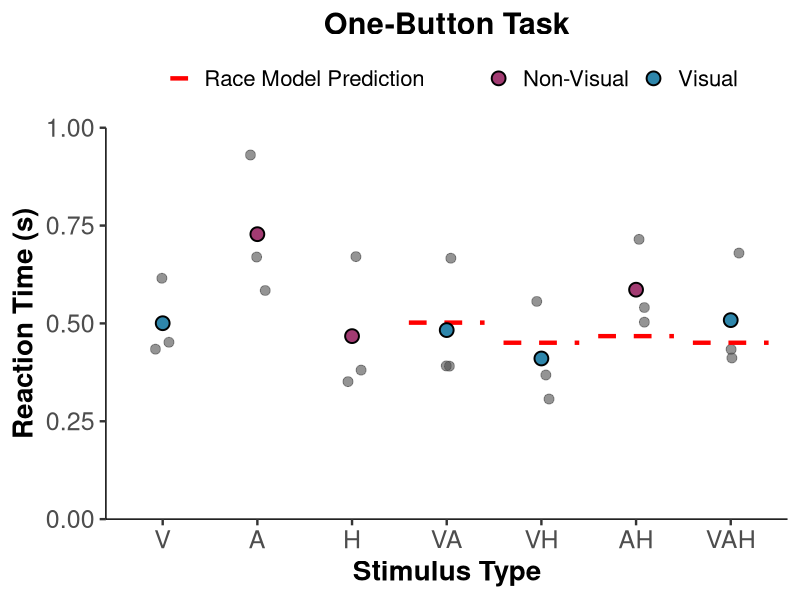
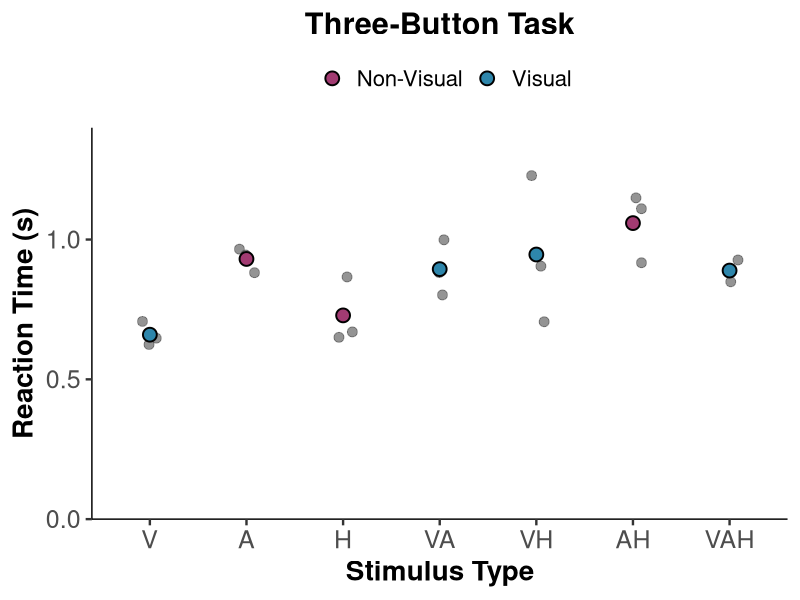
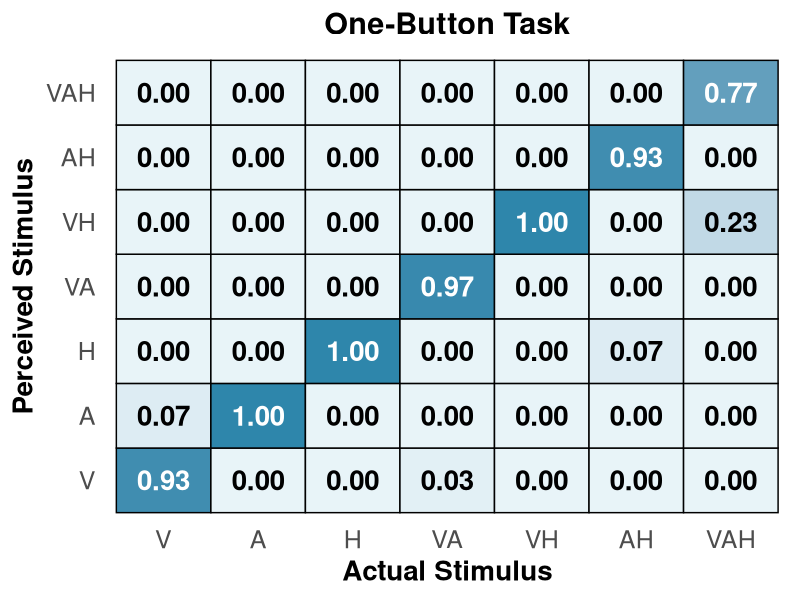
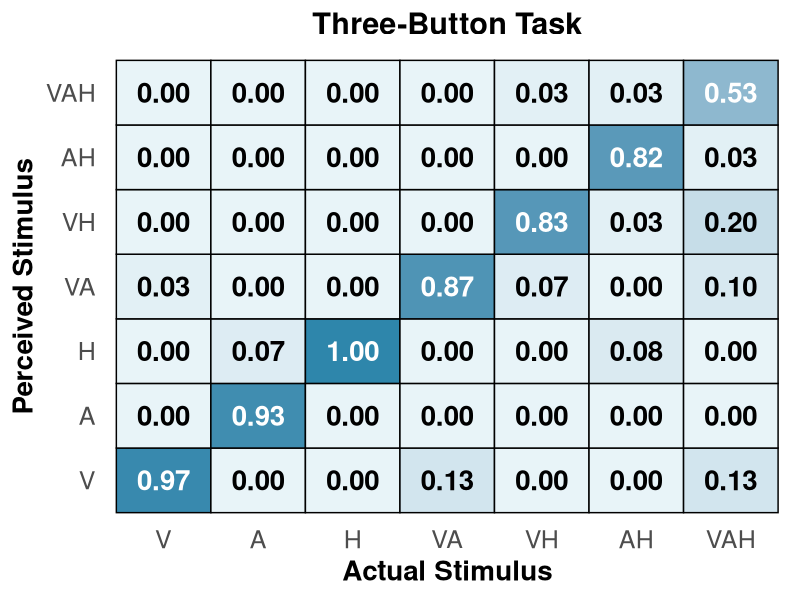

Reproduce these figures in R, in order.
# ============================================================================
# Create Figures with Statistical Tests - SUBJECT-LEVEL ANALYSIS
# Major Changes:
# - ALL means and SEMs calculated from SUBJECT-LEVEL averages (n=3)
# - ALL t-tests use subject-level data
# - Figures 1 & 2: Show individual subject dots + mean dots with error bars
# ============================================================================

# Load libraries
library(dplyr)
library(readr)
library(ggplot2)

# ============================================================================
# STEP 1: Load and Prepare Data
# ============================================================================

# Set your working directory
setwd("/Users/dylanpham/Documents/GitHub/Reaction-Time-App-Mohala-Lab-")

# Load one-button data
one_button_1 <- read_csv("one_button_reaction_data_1.csv") %>% mutate(Subject = "S1")
one_button_2 <- read_csv("one_button_reaction_data_2.csv") %>% mutate(Subject = "S2")
one_button_3 <- read_csv("one_button_reaction_data_3.csv") %>% mutate(Subject = "S3")

# Load three-button data
three_button_1 <- read_csv("three_button_reaction_data_1.csv") %>% mutate(Subject = "S1")
three_button_2 <- read_csv("three_button_reaction_data_2.csv") %>% mutate(Subject = "S2")
three_button_3 <- read_csv("three_button_reaction_data_3.csv") %>% mutate(Subject = "S3")

# Combine datasets
one_button <- bind_rows(one_button_1, one_button_2, one_button_3)
three_button <- bind_rows(three_button_1, three_button_2, three_button_3)

# Filter for correct responses only (for statistical tests)
one_correct <- one_button[one_button$FeltCorrectly == "YES", ]
three_correct <- three_button[three_button$FeltCorrectly == "YES", ]

cat("One-button total trials:", nrow(one_button), "\n")
cat("One-button correct trials:", nrow(one_correct), "\n")
cat("Three-button total trials:", nrow(three_button), "\n")
cat("Three-button correct trials:", nrow(three_correct), "\n")

# ============================================================================
# STEP 2: Calculate SUBJECT-LEVEL means (one value per subject per condition)
# ============================================================================

cat("\n", rep("=", 70), "\n", sep = "")
cat("CALCULATING SUBJECT-LEVEL MEANS\n")
cat(rep("=", 70), "\n\n", sep = "")

# ONE-BUTTON TASK: Subject-level means for ALL data
one_subject_means_all <- one_button %>%
  group_by(Subject, Stimulus) %>%
  summarise(
    mean_RT = mean(ReactionTime_seconds, na.rm = TRUE),
    .groups = 'drop'
  )

cat("ONE-BUTTON (ALL trials) - Subject-level means:\n")
print(one_subject_means_all)

# ONE-BUTTON TASK: Subject-level means for CORRECT data only
one_subject_means_correct <- one_correct %>%
  group_by(Subject, Stimulus) %>%
  summarise(
    mean_RT = mean(ReactionTime_seconds, na.rm = TRUE),
    .groups = 'drop'
  )

cat("\nONE-BUTTON (CORRECT only) - Subject-level means:\n")
print(one_subject_means_correct)

# THREE-BUTTON TASK: Subject-level means for ALL data
three_subject_means_all <- three_button %>%
  group_by(Subject, Stimulus) %>%
  summarise(
    mean_RT = mean(RT1_seconds, na.rm = TRUE),
    .groups = 'drop'
  )

cat("\nTHREE-BUTTON (ALL trials) - Subject-level means:\n")
print(three_subject_means_all)

# THREE-BUTTON TASK: Subject-level means for CORRECT data only
three_subject_means_correct <- three_correct %>%
  group_by(Subject, Stimulus) %>%
  summarise(
    mean_RT = mean(RT1_seconds, na.rm = TRUE),
    .groups = 'drop'
  )

cat("\nTHREE-BUTTON (CORRECT only) - Subject-level means:\n")
print(three_subject_means_correct)

# ============================================================================
# STEP 3: Calculate GRAND means and SEMs across subjects (n=3)
# ============================================================================

# Grand means for one-button (ALL data) - for figures
one_grand_summary_all <- one_subject_means_all %>%
  group_by(Stimulus) %>%
  summarise(
    n_subjects = n(),
    mean_RT = mean(mean_RT, na.rm = TRUE),
    sd_RT = sd(mean_RT, na.rm = TRUE),
    sem_RT = sd(mean_RT, na.rm = TRUE) / sqrt(n()),
    .groups = 'drop'
  )

# Grand means for one-button (CORRECT data) - for statistics
one_grand_summary_correct <- one_subject_means_correct %>%
  group_by(Stimulus) %>%
  summarise(
    n_subjects = n(),
    mean_RT = mean(mean_RT, na.rm = TRUE),
    sd_RT = sd(mean_RT, na.rm = TRUE),
    sem_RT = sd(mean_RT, na.rm = TRUE) / sqrt(n()),
    .groups = 'drop'
  )

# Grand means for three-button (ALL data) - for figures
three_grand_summary_all <- three_subject_means_all %>%
  group_by(Stimulus) %>%
  summarise(
    n_subjects = n(),
    mean_RT = mean(mean_RT, na.rm = TRUE),
    sd_RT = sd(mean_RT, na.rm = TRUE),
    sem_RT = sd(mean_RT, na.rm = TRUE) / sqrt(n()),
    .groups = 'drop'
  )

# Grand means for three-button (CORRECT data) - for statistics
three_grand_summary_correct <- three_subject_means_correct %>%
  group_by(Stimulus) %>%
  summarise(
    n_subjects = n(),
    mean_RT = mean(mean_RT, na.rm = TRUE),
    sd_RT = sd(mean_RT, na.rm = TRUE),
    sem_RT = sd(mean_RT, na.rm = TRUE) / sqrt(n()),
    .groups = 'drop'
  )

cat("\n", rep("=", 70), "\n", sep = "")
cat("GRAND SUMMARY STATISTICS (calculated from subject means, n=3)\n")
cat(rep("=", 70), "\n\n", sep = "")

cat("ONE-BUTTON (ALL trials):\n")
print(one_grand_summary_all)

cat("\nONE-BUTTON (CORRECT only):\n")
print(one_grand_summary_correct)

cat("\nTHREE-BUTTON (ALL trials):\n")
print(three_grand_summary_all)

cat("\nTHREE-BUTTON (CORRECT only):\n")
print(three_grand_summary_correct)

# ============================================================================
# STEP 4: Calculate Race Model Predictions using SUBJECT-LEVEL means
# ============================================================================

cat("\n", rep("=", 70), "\n", sep = "")
cat("RACE MODEL ANALYSIS - ONE-BUTTON TASK (SUBJECT-LEVEL)\n")
cat(rep("=", 70), "\n\n", sep = "")

# Get unimodal subject-level means
V_subjects <- one_subject_means_correct %>% filter(Stimulus == "V") %>% pull(mean_RT)
A_subjects <- one_subject_means_correct %>% filter(Stimulus == "A") %>% pull(mean_RT)
H_subjects <- one_subject_means_correct %>% filter(Stimulus == "H") %>% pull(mean_RT)

# Calculate race model predictions for each subject
race_predictions_by_subject <- data.frame(
  Subject = c("S1", "S2", "S3"),
  V_mean = V_subjects,
  A_mean = A_subjects,
  H_mean = H_subjects,
  VA_race = pmin(V_subjects, A_subjects),
  VH_race = pmin(V_subjects, H_subjects),
  AH_race = pmin(A_subjects, H_subjects),
  VAH_race = pmin(V_subjects, A_subjects, H_subjects)
)

cat("Subject-level race model predictions:\n")
print(race_predictions_by_subject)

# Grand mean race predictions (average across subjects)
race_predictions <- data.frame(
  Stimulus = c("VA", "VH", "AH", "VAH"),
  RaceModel = c(
    mean(race_predictions_by_subject$VA_race),
    mean(race_predictions_by_subject$VH_race),
    mean(race_predictions_by_subject$AH_race),
    mean(race_predictions_by_subject$VAH_race)
  )
)

cat("\nGrand mean race model predictions:\n")
print(race_predictions)

# ============================================================================
# STEP 5: Statistical Tests using SUBJECT-LEVEL data (n=3)
# ============================================================================

cat("\n", rep("-", 70), "\n", sep = "")
cat("T-TESTS FOR RACE MODEL VIOLATIONS (One-Button Task, n=3 subjects)\n")
cat(rep("-", 70), "\n\n", sep = "")

# Function to perform t-test using subject-level data
test_race_model_subjects <- function(subject_means, stimulus_name, race_pred_vector) {
  # Get subject-level observed means for this condition
  obs_data <- subject_means %>% 
    filter(Stimulus == stimulus_name) %>% 
    pull(mean_RT)
  
  if (length(obs_data) < 2) {
    return(list(
      stimulus = stimulus_name,
      n = length(obs_data),
      observed_mean = mean(obs_data),
      race_pred = mean(race_pred_vector),
      violation = NA,
      t_stat = NA,
      df = NA,
      p_value = NA,
      cohens_d = NA
    ))
  }
  
  # Perform one-sample t-test against mean race prediction
  race_mean <- mean(race_pred_vector)
  test_result <- t.test(obs_data, mu = race_mean)
  
  # Calculate Cohen's d
  cohens_d <- (mean(obs_data) - race_mean) / sd(obs_data)
  
  # Calculate violation (positive = facilitation, negative = interference)
  violation <- race_mean - mean(obs_data)
  
  return(list(
    stimulus = stimulus_name,
    n = length(obs_data),
    observed_mean = mean(obs_data),
    race_pred = race_mean,
    violation = violation,
    t_stat = test_result$statistic,
    df = test_result$parameter,
    p_value = test_result$p.value,
    cohens_d = cohens_d
  ))
}

# Test each multimodal condition
results_one_button <- list()

results_one_button$VA <- test_race_model_subjects(
  one_subject_means_correct, "VA", race_predictions_by_subject$VA_race)
results_one_button$VH <- test_race_model_subjects(
  one_subject_means_correct, "VH", race_predictions_by_subject$VH_race)
results_one_button$AH <- test_race_model_subjects(
  one_subject_means_correct, "AH", race_predictions_by_subject$AH_race)
results_one_button$VAH <- test_race_model_subjects(
  one_subject_means_correct, "VAH", race_predictions_by_subject$VAH_race)

# Print results
for (result in results_one_button) {
  cat(sprintf("\n%s Condition:\n", result$stimulus))
  cat(sprintf("  Observed RT:     %.3f s (n=%d subjects)\n", result$observed_mean, result$n))
  cat(sprintf("  Race Prediction: %.3f s\n", result$race_pred))
  cat(sprintf("  Violation:       %+.0f ms ", result$violation * 1000))
  if (!is.na(result$violation)) {
    if (result$violation > 0) {
      cat("(FACILITATION)\n")
    } else {
      cat("(INTERFERENCE)\n")
    }
  } else {
    cat("\n")
  }
  
  if (!is.na(result$p_value)) {
    cat(sprintf("  t(%d) = %.2f, p = %.4f", result$df, result$t_stat, result$p_value))
    if (result$p_value < 0.001) {
      cat(" ***")
    } else if (result$p_value < 0.01) {
      cat(" **")
    } else if (result$p_value < 0.05) {
      cat(" *")
    }
    cat("\n")
    cat(sprintf("  Cohen's d = %.2f\n", result$cohens_d))
  }
}

# ============================================================================
# COLAVITA EFFECT ANALYSIS - ONE-BUTTON TASK (SUBJECT-LEVEL)
# ============================================================================

cat("\n", rep("-", 70), "\n", sep = "")
cat("COLAVITA VISUAL DOMINANCE EFFECT (One-Button Task, n=3 subjects)\n")
cat(rep("-", 70), "\n\n", sep = "")

# Calculate subject-level means for visual multimodal (VA, VH, VAH)
vis_multi_subject <- one_subject_means_correct %>%
  filter(Stimulus %in% c("VA", "VH", "VAH")) %>%
  group_by(Subject) %>%
  summarise(mean_RT = mean(mean_RT), .groups = 'drop') %>%
  pull(mean_RT)

# Calculate subject-level means for non-visual multimodal (AH)
nonvis_multi_subject <- one_subject_means_correct %>%
  filter(Stimulus == "AH") %>%
  pull(mean_RT)

cat(sprintf("Visual Multimodal (VA, VH, VAH):\n"))
cat(sprintf("  Mean RT: %.3f s (n=%d subjects)\n", mean(vis_multi_subject), length(vis_multi_subject)))
cat(sprintf("  SD:      %.3f s\n", sd(vis_multi_subject)))

cat(sprintf("\nNon-Visual Multimodal (AH):\n"))
cat(sprintf("  Mean RT: %.3f s (n=%d subjects)\n", mean(nonvis_multi_subject), length(nonvis_multi_subject)))
cat(sprintf("  SD:      %.3f s\n", sd(nonvis_multi_subject)))

# Independent samples t-test
colavita_test <- t.test(vis_multi_subject, nonvis_multi_subject)

# Cohen's d for independent samples
pooled_sd <- sqrt(((length(vis_multi_subject)-1)*var(vis_multi_subject) + 
                     (length(nonvis_multi_subject)-1)*var(nonvis_multi_subject)) / 
                    (length(vis_multi_subject)+length(nonvis_multi_subject)-2))
colavita_d <- (mean(vis_multi_subject) - mean(nonvis_multi_subject)) / pooled_sd

difference_ms <- (mean(nonvis_multi_subject) - mean(vis_multi_subject)) * 1000
percent_diff <- ((mean(nonvis_multi_subject) - mean(vis_multi_subject)) / mean(vis_multi_subject)) * 100

cat(sprintf("\nColavita Effect:\n"))
cat(sprintf("  Difference:  %.0f ms (%.1f%% faster)\n", difference_ms, percent_diff))
cat(sprintf("  t(%.1f) = %.2f, p = %.4f", colavita_test$parameter, 
            colavita_test$statistic, colavita_test$p.value))
if (colavita_test$p.value < 0.001) {
  cat(" ***")
} else if (colavita_test$p.value < 0.01) {
  cat(" **")
} else if (colavita_test$p.value < 0.05) {
  cat(" *")
}
cat("\n")
cat(sprintf("  Cohen's d = %.2f\n", colavita_d))

# ============================================================================
# THREE-BUTTON TASK STATISTICS (SUBJECT-LEVEL)
# ============================================================================

cat("\n", rep("=", 70), "\n", sep = "")
cat("RACE MODEL ANALYSIS - THREE-BUTTON TASK (SUBJECT-LEVEL)\n")
cat(rep("=", 70), "\n\n", sep = "")

# Get unimodal subject-level means
V_subjects_3 <- three_subject_means_correct %>% filter(Stimulus == "V") %>% pull(mean_RT)
A_subjects_3 <- three_subject_means_correct %>% filter(Stimulus == "A") %>% pull(mean_RT)
H_subjects_3 <- three_subject_means_correct %>% filter(Stimulus == "H") %>% pull(mean_RT)

# Calculate race model predictions for each subject
race_predictions_by_subject_3 <- data.frame(
  Subject = c("S1", "S2", "S3"),
  V_mean = V_subjects_3,
  A_mean = A_subjects_3,
  H_mean = H_subjects_3,
  VA_race = pmin(V_subjects_3, A_subjects_3),
  VH_race = pmin(V_subjects_3, H_subjects_3),
  AH_race = pmin(A_subjects_3, H_subjects_3),
  VAH_race = pmin(V_subjects_3, A_subjects_3, H_subjects_3)
)

cat("Subject-level race model predictions:\n")
print(race_predictions_by_subject_3)

# Grand mean race predictions
race_predictions_3 <- data.frame(
  Stimulus = c("VA", "VH", "AH", "VAH"),
  RaceModel = c(
    mean(race_predictions_by_subject_3$VA_race),
    mean(race_predictions_by_subject_3$VH_race),
    mean(race_predictions_by_subject_3$AH_race),
    mean(race_predictions_by_subject_3$VAH_race)
  )
)

cat("\nGrand mean race model predictions:\n")
print(race_predictions_3)

cat("\n", rep("-", 70), "\n", sep = "")
cat("T-TESTS FOR RACE MODEL VIOLATIONS (Three-Button Task, n=3 subjects)\n")
cat(rep("-", 70), "\n\n", sep = "")

# Test three-button task
results_three_button <- list()

results_three_button$VA <- test_race_model_subjects(
  three_subject_means_correct, "VA", race_predictions_by_subject_3$VA_race)
results_three_button$VH <- test_race_model_subjects(
  three_subject_means_correct, "VH", race_predictions_by_subject_3$VH_race)
results_three_button$AH <- test_race_model_subjects(
  three_subject_means_correct, "AH", race_predictions_by_subject_3$AH_race)
results_three_button$VAH <- test_race_model_subjects(
  three_subject_means_correct, "VAH", race_predictions_by_subject_3$VAH_race)

for (result in results_three_button) {
  cat(sprintf("\n%s Condition:\n", result$stimulus))
  cat(sprintf("  Observed RT:     %.3f s (n=%d subjects)\n", result$observed_mean, result$n))
  cat(sprintf("  Race Prediction: %.3f s\n", result$race_pred))
  cat(sprintf("  Violation:       %+.0f ms ", result$violation * 1000))
  if (!is.na(result$violation)) {
    if (result$violation > 0) {
      cat("(FACILITATION)\n")
    } else {
      cat("(INTERFERENCE)\n")
    }
  } else {
    cat("\n")
  }
  
  if (!is.na(result$p_value)) {
    cat(sprintf("  t(%d) = %.2f, p = %.4f", result$df, result$t_stat, result$p_value))
    if (result$p_value < 0.001) {
      cat(" ***")
    } else if (result$p_value < 0.01) {
      cat(" **")
    } else if (result$p_value < 0.05) {
      cat(" *")
    }
    cat("\n")
    cat(sprintf("  Cohen's d = %.2f\n", result$cohens_d))
  }
}

# Colavita effect - three-button (SUBJECT-LEVEL)
cat("\n", rep("-", 70), "\n", sep = "")
cat("COLAVITA VISUAL DOMINANCE EFFECT (Three-Button Task, n=3 subjects)\n")
cat(rep("-", 70), "\n\n", sep = "")

# Calculate subject-level means for visual multimodal
vis_multi_subject_3 <- three_subject_means_correct %>%
  filter(Stimulus %in% c("VA", "VH", "VAH")) %>%
  group_by(Subject) %>%
  summarise(mean_RT = mean(mean_RT), .groups = 'drop') %>%
  pull(mean_RT)

# Calculate subject-level means for non-visual multimodal
nonvis_multi_subject_3 <- three_subject_means_correct %>%
  filter(Stimulus == "AH") %>%
  pull(mean_RT)

cat(sprintf("Visual Multimodal (VA, VH, VAH):\n"))
cat(sprintf("  Mean RT: %.3f s (n=%d subjects)\n", mean(vis_multi_subject_3), length(vis_multi_subject_3)))
cat(sprintf("  SD:      %.3f s\n", sd(vis_multi_subject_3)))

cat(sprintf("\nNon-Visual Multimodal (AH):\n"))
cat(sprintf("  Mean RT: %.3f s (n=%d subjects)\n", mean(nonvis_multi_subject_3), length(nonvis_multi_subject_3)))
cat(sprintf("  SD:      %.3f s\n", sd(nonvis_multi_subject_3)))

colavita_test_3 <- t.test(vis_multi_subject_3, nonvis_multi_subject_3)

pooled_sd_3 <- sqrt(((length(vis_multi_subject_3)-1)*var(vis_multi_subject_3) + 
                       (length(nonvis_multi_subject_3)-1)*var(nonvis_multi_subject_3)) / 
                      (length(vis_multi_subject_3)+length(nonvis_multi_subject_3)-2))
colavita_d_3 <- (mean(vis_multi_subject_3) - mean(nonvis_multi_subject_3)) / pooled_sd_3

difference_ms_3 <- (mean(nonvis_multi_subject_3) - mean(vis_multi_subject_3)) * 1000
percent_diff_3 <- ((mean(nonvis_multi_subject_3) - mean(vis_multi_subject_3)) / mean(vis_multi_subject_3)) * 100

cat(sprintf("\nColavita Effect:\n"))
cat(sprintf("  Difference:  %.0f ms (%.1f%% faster)\n", difference_ms_3, percent_diff_3))
cat(sprintf("  t(%.1f) = %.2f, p = %.4f", colavita_test_3$parameter, 
            colavita_test_3$statistic, colavita_test_3$p.value))
if (colavita_test_3$p.value < 0.001) {
  cat(" ***")
} else if (colavita_test_3$p.value < 0.01) {
  cat(" **")
} else if (colavita_test_3$p.value < 0.05) {
  cat(" *")
}
cat("\n")
cat(sprintf("  Cohen's d = %.2f\n", colavita_d_3))

# ============================================================================
# FIGURE 1: ONE-BUTTON TASK with INDIVIDUAL SUBJECT POINTS
# ============================================================================

cat("\n", rep("=", 70), "\n", sep = "")
cat("CREATING FIGURES WITH INDIVIDUAL SUBJECT DATA\n")
cat(rep("=", 70), "\n\n", sep = "")

# Prepare data for plotting
one_grand_summary_all$visual_containing <- ifelse(grepl("V", one_grand_summary_all$Stimulus), 
                                                  "Visual", "Non-Visual")
one_grand_summary_all$Stimulus <- factor(one_grand_summary_all$Stimulus, 
                                         levels = c("V", "A", "H", "VA", "VH", "AH", "VAH"))
one_grand_summary_all <- merge(one_grand_summary_all, race_predictions, by = "Stimulus", all.x = TRUE)

# Prepare individual subject data
one_subject_means_all$Stimulus <- factor(one_subject_means_all$Stimulus, 
                                         levels = c("V", "A", "H", "VA", "VH", "AH", "VAH"))

# Prepare race model data
race_model_data_1 <- one_grand_summary_all[!is.na(one_grand_summary_all$RaceModel), ]
race_model_data_1$x_start <- as.numeric(race_model_data_1$Stimulus) - 0.4
race_model_data_1$x_end <- as.numeric(race_model_data_1$Stimulus) + 0.4

# Create Figure 1 with individual points
fig1 <- ggplot(one_grand_summary_all, aes(x = Stimulus, y = mean_RT)) +
  # Individual subject points (smaller, semi-transparent)
  geom_point(data = one_subject_means_all, 
             aes(x = Stimulus, y = mean_RT),
             size = 3, alpha = 0.6, color = "gray30",
             position = position_jitter(width = 0.1, height = 0, seed = 42)) +
  # Race model predictions
  geom_segment(data = race_model_data_1,
               aes(x = x_start, xend = x_end, y = RaceModel, yend = RaceModel, 
                   linetype = "Race Model"),
               color = "red", linewidth = 1.5,
               inherit.aes = FALSE) +
  # Mean points (SMALLER, filled)
  geom_point(aes(fill = visual_containing), 
             size = 4, shape = 21, color = "black", stroke = 1) +
  # Error bars PLOTTED LAST so they appear on top
  geom_errorbar(aes(ymin = mean_RT - sem_RT, ymax = mean_RT + sem_RT),
                width = 0.6, linewidth = 2, color = "black") +
  scale_fill_manual(values = c("Visual" = "#2E86AB", "Non-Visual" = "#A23B72"),
                    name = "",
                    labels = c("Non-Visual" = "Non-Visual", "Visual" = "Visual")) +
  scale_linetype_manual(values = c("Race Model" = "dashed"),
                        name = "",
                        labels = c("Race Model Prediction")) +
  scale_y_continuous(expand = c(0, 0), limits = c(0, 1.0)) +
  labs(
    title = "One-Button Task",
    x = "Stimulus Type",
    y = "Reaction Time (s)"
  ) +
  theme_classic(base_size = 18) +
  theme(
    plot.title = element_text(face = "bold", size = 22, hjust = 0.5),
    axis.title = element_text(face = "bold", size = 20),
    axis.text = element_text(size = 18),
    axis.text.x = element_text(size = 18),
    axis.text.y = element_text(size = 18),
    legend.position = "top",
    legend.text = element_text(size = 16),
    axis.line = element_line(color = "black", linewidth = 0.5, linetype = 1))

ggsave("Figure1_OneButton_MeanRT_SubjectLevel.png", fig1, width = 10, height = 6, dpi = 300)
cat("✓ Figure 1 saved: Figure1_OneButton_MeanRT_SubjectLevel.png\n")

# ============================================================================
# FIGURE 2: THREE-BUTTON TASK with INDIVIDUAL SUBJECT POINTS
# ============================================================================

# Prepare data for plotting
three_grand_summary_all$visual_containing <- ifelse(grepl("V", three_grand_summary_all$Stimulus), 
                                                    "Visual", "Non-Visual")
three_grand_summary_all$Stimulus <- factor(three_grand_summary_all$Stimulus, 
                                           levels = c("V", "A", "H", "VA", "VH", "AH", "VAH"))
three_grand_summary_all <- merge(three_grand_summary_all, race_predictions_3, by = "Stimulus", all.x = TRUE)

# Prepare individual subject data
three_subject_means_all$Stimulus <- factor(three_subject_means_all$Stimulus, 
                                           levels = c("V", "A", "H", "VA", "VH", "AH", "VAH"))

# Prepare race model data
race_model_data_3 <- three_grand_summary_all[!is.na(three_grand_summary_all$RaceModel), ]
race_model_data_3$x_start <- as.numeric(race_model_data_3$Stimulus) - 0.4
race_model_data_3$x_end <- as.numeric(race_model_data_3$Stimulus) + 0.4

# Create Figure 2 with individual points
fig2 <- ggplot(three_grand_summary_all, aes(x = Stimulus, y = mean_RT)) +
  # Individual subject points (smaller, semi-transparent)
  geom_point(data = three_subject_means_all, 
             aes(x = Stimulus, y = mean_RT),
             size = 3, alpha = 0.6, color = "gray30",
             position = position_jitter(width = 0.1, height = 0, seed = 42)) +
  # Mean points (SMALLER, filled)
  geom_point(aes(fill = visual_containing), 
             size = 4, shape = 21, color = "black", stroke = 1) +
  # Error bars PLOTTED LAST so they appear on top
  geom_errorbar(aes(ymin = mean_RT - sem_RT, ymax = mean_RT + sem_RT),
                width = 0.6, linewidth = 2, color = "black") +
  scale_fill_manual(values = c("Visual" = "#2E86AB", "Non-Visual" = "#A23B72"),
                    name = "",
                    labels = c("Non-Visual" = "Non-Visual", "Visual" = "Visual")) +
  scale_y_continuous(expand = c(0, 0), limits = c(0, 1.4)) +
  labs(
    title = "Three-Button Task",
    x = "Stimulus Type",
    y = "Reaction Time (s)"
  ) +
  theme_classic(base_size = 18) +
  theme(
    plot.title = element_text(face = "bold", size = 22, hjust = 0.5),
    axis.title = element_text(face = "bold", size = 20),
    axis.text = element_text(size = 18),
    axis.text.x = element_text(size = 18),
    axis.text.y = element_text(size = 18),
    legend.position = "top",
    legend.text = element_text(size = 16),
    axis.line = element_line(color = "black", linewidth = 0.5, linetype = 1))

ggsave("Figure2_ThreeButton_MeanRT_SubjectLevel.png", fig2, width = 10, height = 6, dpi = 300)
cat("✓ Figure 2 saved: Figure2_ThreeButton_MeanRT_SubjectLevel.png\n")

# ============================================================================
# FIGURE 3 & 4: CONFUSION MATRICES (unchanged from original)
# ============================================================================

# Function to normalize stimulus order
normalize_stimulus <- function(stim) {
  if(is.null(stim) || length(stim) == 0) return(NA_character_)
  if(is.na(stim)) return(NA_character_)
  stim <- as.character(stim)
  if(stim == "" || nchar(stim) == 0) return(NA_character_)
  letters <- strsplit(stim, "")[[1]]
  order_map <- c("V" = 1, "A" = 2, "H" = 3)
  sorted_letters <- letters[order(sapply(letters, function(x) order_map[x]))]
  return(paste(sorted_letters, collapse = ""))
}

# FIGURE 3: One-button confusion matrix (SUBJECT-LEVEL)
cat("\n", rep("=", 70), "\n", sep = "")
cat("CREATING CONFUSION MATRIX FOR ONE-BUTTON TASK (SUBJECT-LEVEL)\n")
cat(rep("=", 70), "\n\n", sep = "")

felt_col <- "SelectedCues"
one_button_norm <- one_button %>%
  mutate(NormalizedResponse = sapply(!!sym(felt_col), normalize_stimulus))

# Calculate confusion matrix for EACH SUBJECT
confusion_one_by_subject <- one_button_norm %>%
  group_by(Subject, Stimulus, NormalizedResponse) %>%
  summarise(count = n(), .groups = 'drop') %>%
  rename(FeltStimulus = NormalizedResponse)

# Get totals for each subject and stimulus
totals_one_by_subject <- one_button_norm %>%
  group_by(Subject, Stimulus) %>%
  summarise(total = n(), .groups = 'drop')

# Calculate proportions for each subject
confusion_one_by_subject <- merge(confusion_one_by_subject, totals_one_by_subject, 
                                  by = c("Subject", "Stimulus"))
confusion_one_by_subject$proportion <- confusion_one_by_subject$count / confusion_one_by_subject$total

all_levels <- c("V", "A", "H", "VA", "VH", "AH", "VAH")
confusion_one_by_subject$Stimulus <- factor(confusion_one_by_subject$Stimulus, levels = all_levels)
confusion_one_by_subject$FeltStimulus <- factor(confusion_one_by_subject$FeltStimulus, levels = all_levels)

# Create complete grid for each subject
complete_grid_subjects <- expand.grid(
  Subject = unique(one_button$Subject),
  Stimulus = factor(all_levels, levels = all_levels),
  FeltStimulus = factor(all_levels, levels = all_levels)
)

# Merge with actual data, filling missing combinations with 0
confusion_one_complete_subjects <- merge(complete_grid_subjects, confusion_one_by_subject, 
                                         by = c("Subject", "Stimulus", "FeltStimulus"), all.x = TRUE)
confusion_one_complete_subjects$proportion[is.na(confusion_one_complete_subjects$proportion)] <- 0

cat("Subject-level confusion matrices (sample):\n")
print(head(confusion_one_complete_subjects, 20))

# Calculate GRAND MEAN proportions across subjects
confusion_one_grand <- confusion_one_complete_subjects %>%
  group_by(Stimulus, FeltStimulus) %>%
  summarise(
    mean_proportion = mean(proportion),
    sd_proportion = sd(proportion),
    sem_proportion = sd(proportion) / sqrt(n()),
    n_subjects = n(),
    .groups = 'drop'
  )

cat("\nGrand mean confusion matrix:\n")
print(confusion_one_grand)

fig3 <- ggplot(confusion_one_grand, aes(x = Stimulus, y = FeltStimulus, fill = mean_proportion)) +
  geom_tile(color = "black", linewidth = 0.5) +
  geom_text(aes(label = sprintf("%.2f", mean_proportion)), 
            color = ifelse(confusion_one_grand$mean_proportion > 0.5, "white", "black"), 
            size = 7, fontface = "bold") +
  scale_fill_gradient(low = "#E8F4F8", high = "#2E86AB", limits = c(0, 1),
                      name = "Proportion") +
  scale_x_discrete(drop = FALSE) +
  scale_y_discrete(drop = FALSE) +
  labs(
    title = "One-Button Task",
    x = "Actual Stimulus",
    y = "Perceived Stimulus"
  ) +
  theme_minimal(base_size = 18) +
  theme(
    plot.title = element_text(face = "bold", size = 22, hjust = 0.5),
    axis.title = element_text(face = "bold", size = 20),
    axis.text = element_text(size = 18),
    panel.grid = element_blank(),
    panel.background = element_rect(fill = "white", color = NA),
    plot.background = element_rect(fill = "white", color = NA),
    legend.position = "none"
  )

ggsave("Figure3_OneButton_ConfusionMatrix_SubjectLevel.png", fig3, width = 10, height = 8, dpi = 300)
cat("✓ Figure 3 saved: Figure3_OneButton_ConfusionMatrix_SubjectLevel.png\n")

# FIGURE 4: Three-button confusion matrix (SUBJECT-LEVEL)
cat("\n", rep("=", 70), "\n", sep = "")
cat("CREATING CONFUSION MATRIX FOR THREE-BUTTON TASK (SUBJECT-LEVEL)\n")
cat(rep("=", 70), "\n\n", sep = "")

felt_col_3 <- "KeysPressed"

map_keys_to_stimulus <- function(key_num) {
  if(is.na(key_num)) return(NA_character_)
  key_str <- as.character(key_num)
  key_str <- gsub("1", "V", key_str)
  key_str <- gsub("2", "A", key_str)
  key_str <- gsub("3", "H", key_str)
  return(key_str)
}

three_button_norm <- three_button %>%
  filter(!is.na(!!sym(felt_col_3))) %>%
  mutate(
    KeysPressed_mapped = sapply(!!sym(felt_col_3), map_keys_to_stimulus),
    NormalizedResponse = sapply(KeysPressed_mapped, normalize_stimulus)
  )

# Calculate confusion matrix for EACH SUBJECT
confusion_three_by_subject <- three_button_norm %>%
  group_by(Subject, Stimulus, NormalizedResponse) %>%
  summarise(count = n(), .groups = 'drop') %>%
  rename(FeltStimulus = NormalizedResponse)

# Get totals for each subject and stimulus
totals_three_by_subject <- three_button_norm %>%
  group_by(Subject, Stimulus) %>%
  summarise(total = n(), .groups = 'drop')

# Calculate proportions for each subject
confusion_three_by_subject <- merge(confusion_three_by_subject, totals_three_by_subject, 
                                    by = c("Subject", "Stimulus"))
confusion_three_by_subject$proportion <- confusion_three_by_subject$count / confusion_three_by_subject$total

confusion_three_by_subject$Stimulus <- factor(confusion_three_by_subject$Stimulus, levels = all_levels)
confusion_three_by_subject$FeltStimulus <- factor(confusion_three_by_subject$FeltStimulus, levels = all_levels)

# Create complete grid for each subject
complete_grid_subjects_3 <- expand.grid(
  Subject = unique(three_button$Subject),
  Stimulus = factor(all_levels, levels = all_levels),
  FeltStimulus = factor(all_levels, levels = all_levels)
)

# Merge with actual data, filling missing combinations with 0
confusion_three_complete_subjects <- merge(complete_grid_subjects_3, confusion_three_by_subject, 
                                           by = c("Subject", "Stimulus", "FeltStimulus"), all.x = TRUE)
confusion_three_complete_subjects$proportion[is.na(confusion_three_complete_subjects$proportion)] <- 0

cat("Subject-level confusion matrices (sample):\n")
print(head(confusion_three_complete_subjects, 20))

# Calculate GRAND MEAN proportions across subjects
confusion_three_grand <- confusion_three_complete_subjects %>%
  group_by(Stimulus, FeltStimulus) %>%
  summarise(
    mean_proportion = mean(proportion),
    sd_proportion = sd(proportion),
    sem_proportion = sd(proportion) / sqrt(n()),
    n_subjects = n(),
    .groups = 'drop'
  )

cat("\nGrand mean confusion matrix:\n")
print(confusion_three_grand)

fig4 <- ggplot(confusion_three_grand, aes(x = Stimulus, y = FeltStimulus, fill = mean_proportion)) +
  geom_tile(color = "black", linewidth = 0.5) +
  geom_text(aes(label = sprintf("%.2f", mean_proportion)), 
            color = ifelse(confusion_three_grand$mean_proportion > 0.5, "white", "black"), 
            size = 7, fontface = "bold") +
  scale_fill_gradient(low = "#E8F4F8", high = "#2E86AB", limits = c(0, 1),
                      name = "Proportion") +
  scale_x_discrete(drop = FALSE) +
  scale_y_discrete(drop = FALSE) +
  labs(
    title = "Three-Button Task",
    x = "Actual Stimulus",
    y = "Perceived Stimulus"
  ) +
  theme_minimal(base_size = 18) +
  theme(
    plot.title = element_text(face = "bold", size = 22, hjust = 0.5),
    axis.title = element_text(face = "bold", size = 20),
    axis.text = element_text(size = 18),
    panel.grid = element_blank(),
    panel.background = element_rect(fill = "white", color = NA),
    plot.background = element_rect(fill = "white", color = NA),
    legend.position = "none"
  )

ggsave("Figure4_ThreeButton_ConfusionMatrix_SubjectLevel.png", fig4, width = 10, height = 8, dpi = 300)
cat("✓ Figure 4 saved: Figure4_ThreeButton_ConfusionMatrix_SubjectLevel.png\n")

# ============================================================================
# ACCURACY STATISTICS (SUBJECT-LEVEL)
# ============================================================================

cat("\n", rep("=", 70), "\n", sep = "")
cat("ACCURACY STATISTICS (SUBJECT-LEVEL, n=3)\n")
cat(rep("=", 70), "\n\n", sep = "")

# Calculate subject-level accuracy for one-button task
one_accuracy_subjects <- one_button %>%
  group_by(Subject, Stimulus) %>%
  summarise(
    total_trials = n(),
    correct_trials = sum(FeltCorrectly == "YES"),
    accuracy_pct = (correct_trials / total_trials) * 100,
    .groups = 'drop'
  )

cat("ONE-BUTTON TASK - Subject-level accuracy:\n")
print(one_accuracy_subjects)

# Calculate grand mean accuracy across subjects
one_accuracy_grand <- one_accuracy_subjects %>%
  group_by(Stimulus) %>%
  summarise(
    n_subjects = n(),
    mean_accuracy = mean(accuracy_pct),
    sd_accuracy = sd(accuracy_pct),
    sem_accuracy = sd(accuracy_pct) / sqrt(n()),
    .groups = 'drop'
  )

cat("\nONE-BUTTON TASK - Grand mean accuracy (across subjects):\n")
print(one_accuracy_grand)

# Calculate subject-level accuracy for three-button task
three_accuracy_subjects <- three_button %>%
  group_by(Subject, Stimulus) %>%
  summarise(
    total_trials = n(),
    correct_trials = sum(FeltCorrectly == "YES"),
    accuracy_pct = (correct_trials / total_trials) * 100,
    .groups = 'drop'
  )

cat("\nTHREE-BUTTON TASK - Subject-level accuracy:\n")
print(three_accuracy_subjects)

# Calculate grand mean accuracy across subjects
three_accuracy_grand <- three_accuracy_subjects %>%
  group_by(Stimulus) %>%
  summarise(
    n_subjects = n(),
    mean_accuracy = mean(accuracy_pct),
    sd_accuracy = sd(accuracy_pct),
    sem_accuracy = sd(accuracy_pct) / sqrt(n()),
    .groups = 'drop'
  )

cat("\nTHREE-BUTTON TASK - Grand mean accuracy (across subjects):\n")
print(three_accuracy_grand)

# ============================================================================
# FINAL SUMMARY
# ============================================================================

cat("\n", rep("=", 70), "\n", sep = "")
cat("FINAL SUMMARY (SUBJECT-LEVEL ANALYSIS, n=3)\n")
cat(rep("=", 70), "\n\n", sep = "")

cat("ONE-BUTTON TASK (Detection):\n")
cat(sprintf("  Visual Multimodal:     %.3f ± %.3f s\n", 
            mean(vis_multi_subject), sd(vis_multi_subject)/sqrt(length(vis_multi_subject))))
cat(sprintf("  Non-Visual Multimodal: %.3f ± %.3f s\n", 
            mean(nonvis_multi_subject), sd(nonvis_multi_subject)/sqrt(length(nonvis_multi_subject))))
cat(sprintf("  Colavita Effect:       %.0f ms (%.1f%% faster), p = %.4f\n\n", 
            difference_ms, percent_diff, colavita_test$p.value))

cat("THREE-BUTTON TASK (Identification):\n")
cat(sprintf("  Visual Multimodal:     %.3f ± %.3f s\n", 
            mean(vis_multi_subject_3), sd(vis_multi_subject_3)/sqrt(length(vis_multi_subject_3))))
cat(sprintf("  Non-Visual Multimodal: %.3f ± %.3f s\n", 
            mean(nonvis_multi_subject_3), sd(nonvis_multi_subject_3)/sqrt(length(nonvis_multi_subject_3))))
cat(sprintf("  Colavita Effect:       %.0f ms (%.1f%% faster), p = %.4f\n\n", 
            difference_ms_3, percent_diff_3, colavita_test_3$p.value))

cat("=== ALL ANALYSIS COMPLETED WITH SUBJECT-LEVEL STATISTICS ===\n")
cat("\nKey Changes:\n")
cat("  1. All means/SEMs calculated from subject averages (n=3)\n")
cat("  2. All t-tests use subject-level data\n")
cat("  3. Figures 1 & 2 show individual subject points + means\n")
cat("  4. Error bars represent SEM across subjects\n")
cat("  5. Accuracy statistics calculated at subject level\n")
cat("  6. Confusion matrices (Figures 3 & 4) show averaged proportions across subjects\n")
